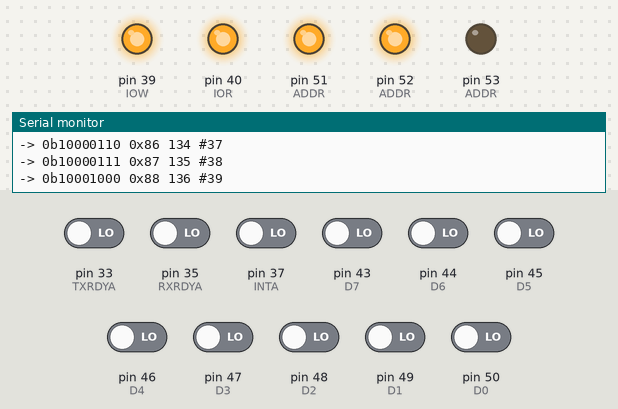
Recording of a program running on a simulated Arduino Mega 2560, built with avr-gcc and run on an emulated ATmega2560. Shown: output pins drawn as LEDs (lit = HIGH), the last lines printed to the serial monitor. The inputs (shaded band) are chosen by the test bench; at power-on: pin 33 (TXRDYA), pin 35 (RXRDYA), pin 37 (INTA), pin 43 (D7), pin 44 (D6), pin 45 (D5), pin 46 (D4), pin 47 (D3), pin 48 (D2), pin 49 (D1), pin 50 (D0) LOW. Pins used as bus, display or sensor lines are not drawn.

Above: at 1.2 s.
1.3 s: pin 37 (INTA) driven HIGH
4.3 s: pin 37 (INTA) driven LOW
At 6.0 s:
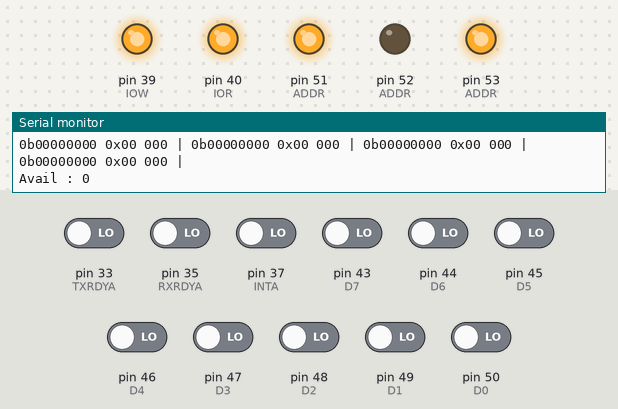
Timing chart, 0 to 7.5 s (numbered marks = the images above; inputs shaded):
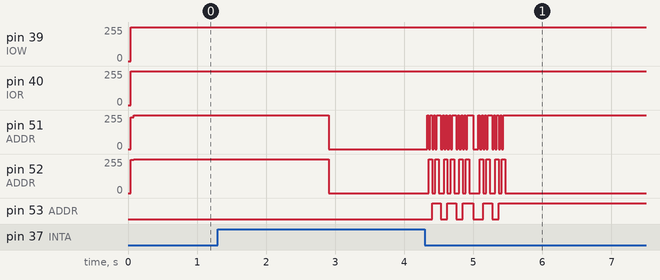

Measured:
- after the input at 1.3 s, pin 51 (ADDR), pin 52 (ADDR): goes on until 2.9 s, then stays 0/255; pin 53 (ADDR): stops changing and stays LOW
- after the input at 4.3 s, pin 53 (ADDR): alternates HIGH for 0.13 s and LOW for 0.09 s, 9 changes in all, then stays HIGH, starting after 0.10 s

The program:

main.cpp
```cpp
#include <Arduino.h>

const int ADDR0 = 51;
const int ADDR1 = 52;
const int ADDR2 = 53;
const int D0 = 50;
const int D1 = 49;
const int D2 = 48;
const int D3 = 47;
const int D4 = 46;
const int D5 = 45;
const int D6 = 44;
const int D7 = 43;

const int CSA = 42;
const int CSB = 41;

const int IOR = 40;
const int IOW = 39;

const int RESET = 38;

const int INTA = 37;
const int INTB = 36;

const int RXRDYA = 35;
const int RXRDYB = 34;
const int TXRDYA = 33;
const int TXRDYB = 32;

const int ADDR[] = {ADDR0, ADDR1, ADDR2};
const int DATA[] = {D0, D1, D2, D3, D4, D5, D6, D7};

int read(int a) {
  int t = a;
  for (int i = 0; i < 3; i++) {
    digitalWrite(ADDR[i], t % 2);
    t /= 2;
  }
  // delay(10);
  digitalWrite(IOR, LOW);
  int d = 0;
  for (int i = 0; i < 8; i++) {
    d *= 2;
    d += digitalRead(DATA[7 - i]);
  }
  digitalWrite(IOR, HIGH);
  // delay(10);
  return d;
}

void write(int a, int d) {
  a = a & 0x0f;
  for (int i = 0; i < 8; i++) pinMode(DATA[i], OUTPUT);
  int t = a;
  for (int i = 0; i < 3; i++) {
    digitalWrite(ADDR[i], t % 2);
    t /= 2;
  }
  for (int i = 0; i < 8; i++) {
    digitalWrite(DATA[i], d % 2);
    d /= 2;
  }
  // delay(1);
  digitalWrite(IOW, LOW);
  // delay(10);
  digitalWrite(IOW, HIGH);
  // delay(10);
  for (int i = 0; i < 8; i++) pinMode(DATA[i], INPUT);
}

String tos(int d, int bits) {
  String bin(d, BIN);
  while (int(bin.length()) < bits) bin = '0' + bin;
  String hex(d, HEX);
  while (int(hex.length()) * 4 < bits) hex = '0' + hex;
  String dec(d);
  String m(1 << bits);
  while (dec.length() < m.length()) dec = '0' + dec;
  return String("0b") + bin + " 0x" + hex + ' ' + dec;
}

int prev_lsr = 0;

int readState(bool rx) {
  int h = 0;
  // for (int a = 0; a < 4; a++) Serial.print(tos(a, 8) + " | ");
  // Serial.println();
  h ^= digitalRead(INTA) * 4 + digitalRead(RXRDYA) * 2 + digitalRead(TXRDYA);
  Serial.println(String("INT, RX, TX: ") + String(digitalRead(INTA)) + ' ' +
                 digitalRead(RXRDYA) + ' ' + digitalRead(TXRDYA));
  while (rx && digitalRead(INTA)) {
    Serial.println(String("RHR: ") + tos(read(0), 8));
  }
  for (int a = 0; a < 8; a++) {
    int t = read(a);
    Serial.print(tos(t, 8) + " | ");
    h ^= t;
    if ((a + 1) % 4 == 0) Serial.println();
  }
  Serial.println();
  int lsr = read(5);
  if (lsr != prev_lsr) {
    String names[] = {
        "RX available",    "Overrun Error", "Parity Err RX", "Framing Err RX",
        "Break condition", "TX hold empty", "TX empty",      "Err"};
    int t = lsr;
    int p = prev_lsr;
    for (int i = 0; i < 8; i++) {
      Serial.print(names[i] + ": " + (t % 2));
      if (t % 2 != p % 2) Serial.print(" <- updated");
      t /= 2;
      p /= 2;
      Serial.println();
    }
    prev_lsr = lsr;
  }
  // Serial.println(String("INTA  : ") + digitalRead(INTA));
  // Serial.println(String("RXRDYA: ") + digitalRead(RXRDYA));
  // Serial.println(String("TXRDYA: ") + digitalRead(TXRDYA));
  h ^= Serial3.available();
  Serial.println(String("Avail : ") + String(Serial3.available()));
  while (Serial3.available()) {
    Serial.println(tos(Serial3.read(), 8));
  }
  return h;
}

const int MODE0 = 0;
const int MODE1 = 0x10;
const int MODE2 = 0x20;
const int MODE3 = 0x30;
const int MODE4 = 0x40;
const int MODE5 = 0x50;

const int REG_RHR = 0;
const int REG_THR = 0;
const int REG_DLL = 0 | MODE1;
const int REG_DLH = 1 | MODE1;
const int REG_IER = 1 | MODE5;
const int REG_EFR = 2 | MODE3;
const int REG_FCR = 2 | MODE5;
const int REG_LCR = 3;
const int REG_MCR = 4 | MODE5;
const int REG_TCR = 6 | MODE4;
const int REG_TLR = 7 | MODE4;
const int REG_LSR = 5;

void setupRegisteresOld() {
  digitalWrite(RESET, HIGH);
  delay(10);
  digitalWrite(RESET, LOW);
  int lcr = read(REG_LCR);
  // int t = readRegister(REG_LCR);
  // a) set Divisor latch.
  // For 2 MHz crystal and 2400 baud divisor is ~52 (2000_000 / 2400 / 16)
  write(REG_LCR, 0x80);
  write(0, 52);  // LSB
  write(1, 0);   // MSB

  // b) set Xoff1, Xon1.
  write(REG_LCR, 0xBF);
  write(6, 0x13);
  write(7, 0x14);
  write(4, 0x11);
  write(5, 0x12);
  // d) set software flow control to use Xon1, Xoff1. LCR = BF (from prev step)
  write(REG_EFR, 0b00001010);
  // e, f) Set flow control threshold and FIFO thresholds contorol.
  write(REG_LCR, 0xBF);
  int efr = read(REG_EFR);
  write(REG_EFR, 0x10 | efr);
  write(REG_LCR, 0);
  int mcr = read(REG_MCR);
  write(REG_MCR, 0x40 | mcr);
  // Stop at 0xA * 4 = 40 and resume at 0x2 * 4 = 8.
  write(REG_TCR, 0x2a);
  write(REG_TLR, 0x84);  // Use 32 and 16 as interrupt levels.
  write(REG_LCR, 0xBF);
  write(REG_EFR, efr);
  write(REG_LCR, lcr);
  write(REG_MCR, mcr);

  // Set LCR to 8 bit words, no parity, 1 stop bit, no break control.
  write(REG_LCR, 0b00000011);
  // Set interrupts
  write(REG_IER, 0b00000001);  // RHR.
  write(REG_MCR, 0b00001000);
}

void writeReg(int, int);

int readReg(int a) {
   int mode = a & 0xf0;
  a = a & 0x0f;
  switch (mode) {
    case MODE0: {
      return read(a);
    }
    case MODE1: {
      int lcr = readReg(REG_LCR);
      writeReg(REG_LCR, 0x80);
      int x  = read(a);
      writeReg(REG_LCR, lcr);
      return x;
    }
    case MODE2: {
      int lcr = readReg(REG_LCR);
      writeReg(REG_LCR, 0b10000000);
      int x  = read(a);
      writeReg(REG_LCR, lcr);
      return x;
    }
    case MODE3: {
      int lcr = readReg(REG_LCR);
      writeReg(REG_LCR, 0xBF);
      int x  = read(a);
      writeReg(REG_LCR, lcr);
      return x;
    }
    case MODE4: {
      int efr = readReg(REG_EFR);
      writeReg(REG_EFR, (1 << 4) | efr);
      int mcr = readReg(REG_MCR);
      writeReg(REG_MCR, (1 << 6) | mcr);
      int x  = read(a);
      writeReg(REG_MCR, mcr);
      writeReg(REG_EFR, efr);
      return x;
    }
    case MODE5: {
      return read(a);
    }
  }
  Serial.println(tos(mode, 8) + "unknown mode in readReg");
}

void writeReg(int a, int d) {
  int mode = a & 0xf0;
  a = a & 0x0f;
  switch (mode) {
    case MODE0: {
      write(a, d);
      return;
    }
    case MODE1: {
      int lcr = readReg(REG_LCR);
      writeReg(REG_LCR, 0x80);
      write(a, d);
      writeReg(REG_LCR, lcr);
      return;
    }
    case MODE2: {
      int lcr = readReg(REG_LCR);
      writeReg(REG_LCR, 0x80);
      write(a, d);
      writeReg(REG_LCR, lcr);
      return;
    }
    case MODE3: {
      int lcr = readReg(REG_LCR);
      writeReg(REG_LCR, 0xBF);
      write(a, d);
      writeReg(REG_LCR, lcr);
      return;
    }
    case MODE4: {
      int efr = readReg(REG_EFR);
      writeReg(REG_EFR, (1 << 4) | efr);
      int mcr = readReg(REG_MCR);
      writeReg(REG_MCR, (1 << 6) | mcr);
      write(a, d);
      writeReg(REG_MCR, mcr);
      writeReg(REG_EFR, efr);
      return;
    }
    case MODE5: {
      int efr = readReg(REG_EFR);
      writeReg(REG_EFR, (1 << 4) | efr);
      write(a, d);
      writeReg(REG_EFR, efr);
      return;
    }
  }
  Serial.println(tos(mode, 8) + "unknown mode in writeReg");
}

void setupRegisters() {
  digitalWrite(RESET, HIGH);
  // delay(10);
  digitalWrite(RESET, LOW);
  // delay(10);
  writeReg(REG_FCR, 0b00000001);
  writeReg(REG_LCR, 0b00000011); // 8-N-1
  writeReg(REG_MCR, 0b00001000); // IRQx in active state
  writeReg(REG_IER, 0b00000001); // RHR interrupt.
  writeReg(REG_EFR, 0b00000000); // No software flow control.
  writeReg(REG_DLL, 52);
  writeReg(REG_DLH, 0);
}

void setup() {
  Serial.begin(9600);
  Serial3.begin(2400);
  pinMode(IOR, OUTPUT);
  digitalWrite(IOR, HIGH);
  pinMode(IOW, OUTPUT);
  digitalWrite(IOW, HIGH);
  pinMode(RESET, OUTPUT);
  pinMode(CSA, OUTPUT);
  digitalWrite(CSA, LOW);
  pinMode(CSB, OUTPUT);
  digitalWrite(CSB, HIGH);
  for (int i = 0; i < 3; i++) pinMode(ADDR[i], OUTPUT);
  for (int i = 0; i < 8; i++) pinMode(DATA[i], INPUT);
  pinMode(INTA, INPUT);
  pinMode(INTB, INPUT);

  pinMode(RXRDYA, INPUT);
  pinMode(RXRDYB, INPUT);
  pinMode(TXRDYA, INPUT);
  pinMode(TXRDYB, INPUT);

  Serial.println("pin config complete");
  // Reset.
  // setupRegistersOld();
  setupRegisters();

  Serial.println("register config complete");
  // readState(false);
}

int o = int('a');
int state = 0;

void send() {
  Serial.println(String("-> ") + tos(o, 8) + " #" + (o - 'a'));
  Serial3.write(o);
  o++;
  // delay(10);
}

void loop() {
  while (1) {
    for (int i = 0; i < 100; i++) send();
    int t = readState(true);
    int p = t;
    while (1) {
      int x = readState(true);
      if (x == t) break;
      t = x;
    }
    Serial.println(String("state hash ") + p);
    Serial.println(String("<- ") + tos(o, 8) + " #" + (o - 'a'));
    write(0, o);
    o++;
    Serial.println(String("<- ") + tos(o, 8) + " #" + (o - 'a'));
    write(0, o);
    o++;
    readState(true);
    readState(true);
    if (p != state) {
      state = p;
      break;
    }
  }

  while (Serial.available() == 0) delay(100);
  while (Serial.available()) Serial.read();
}
```
